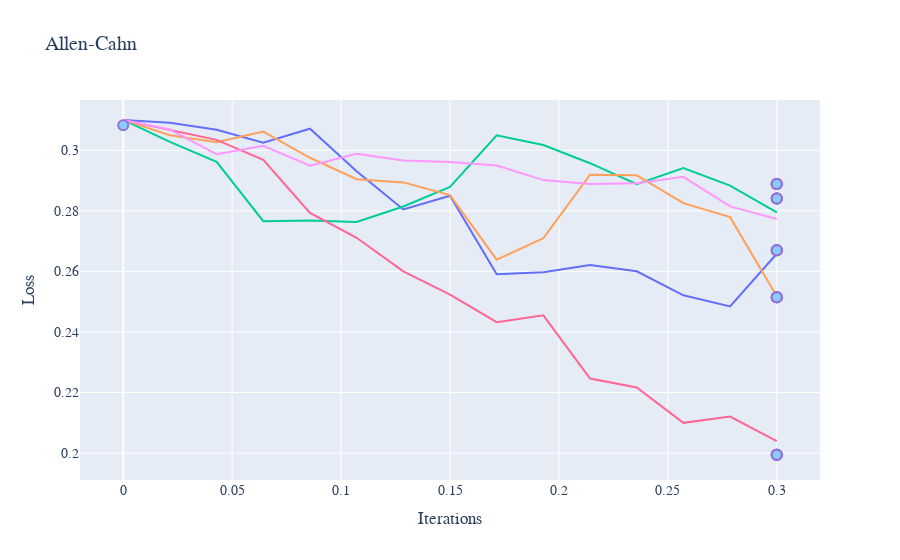

Write notebook code for a chart like this one.
### Code cell
ts = np.linspace(0, 0.3, 15)
fig = make_subplots(rows=1, cols=1)
for j in range(0, num_samples):
    xs = np.array([solver.u(*(Xs[i, j]), ts[i]).item() for i in range(15)])
    fig.add_trace(go.Scatter(x=ts, y=xs, mode='lines', showlegend=False), row=1, col=1)
    fig.add_trace(go.Scatter(x=[0.3]*num_samples, y=final_test_values.flatten(), mode='markers', showlegend=False, marker=dict(
            color='LightSkyBlue',
            size=10,
            line=dict(
                color='MediumPurple',
                width=2
            )
        )), row=1, col=1)
fig.add_trace(go.Scatter(x=[0.0], y=[0.3083], mode='markers', showlegend=False, marker=dict(
            color='LightSkyBlue',
            size=10,
            line=dict(
                color='MediumPurple',
                width=2
            )
        )), row=1, col=1)
fig.update_layout(
    title="Allen-Cahn",
    xaxis_title="Iterations",
    yaxis_title="Loss",
    font=dict(
        family="Courier New, monospace",
        size=14
    )
)
fig.show()

### Figure 1 — Plotly figure (JSON) as saved in the notebook; plotly's stock layout.template omitted (floating-point values rounded to 4 significant figures)
{"data": [{"mode": "lines", "showlegend": false, "type": "scatter", "x": [0, 0.02143, 0.04286, 0.06429, 0.08571, 0.1071, 0.1286, 0.15, 0.1714, 0.1929, 0.2143, 0.2357, 0.2571, 0.2786, 0.3], "xaxis": "x", "y": [0.3101, 0.3091, 0.3068, 0.3025, 0.3072, 0.2931, 0.2805, 0.285, 0.259, 0.2598, 0.2621, 0.2601, 0.2521, 0.2484, 0.2658], "yaxis": "y"}, {"marker": {"color": "LightSkyBlue", "line": {"color": "MediumPurple", "width": 2}, "size": 10}, "mode": "markers", "showlegend": false, "type": "scatter", "x": [0.3, 0.3, 0.3, 0.3, 0.3], "xaxis": "x", "y": [0.267, 0.2841, 0.2515, 0.1994, 0.2889], "yaxis": "y"}, {"mode": "lines", "showlegend": false, "type": "scatter", "x": [0, 0.02143, 0.04286, 0.06429, 0.08571, 0.1071, 0.1286, 0.15, 0.1714, 0.1929, 0.2143, 0.2357, 0.2571, 0.2786, 0.3], "xaxis": "x", "y": [0.3101, 0.3028, 0.2962, 0.2766, 0.2768, 0.2763, 0.2814, 0.288, 0.305, 0.3018, 0.2958, 0.2888, 0.2941, 0.2884, 0.2795], "yaxis": "y"}, {"marker": {"color": "LightSkyBlue", "line": {"color": "MediumPurple", "width": 2}, "size": 10}, "mode": "markers", "showlegend": false, "type": "scatter", "x": [0.3, 0.3, 0.3, 0.3, 0.3], "xaxis": "x", "y": [0.267, 0.2841, 0.2515, 0.1994, 0.2889], "yaxis": "y"}, {"mode": "lines", "showlegend": false, "type": "scatter", "x": [0, 0.02143, 0.04286, 0.06429, 0.08571, 0.1071, 0.1286, 0.15, 0.1714, 0.1929, 0.2143, 0.2357, 0.2571, 0.2786, 0.3], "xaxis": "x", "y": [0.3101, 0.305, 0.3027, 0.3062, 0.2976, 0.2905, 0.2894, 0.2852, 0.2639, 0.271, 0.292, 0.2918, 0.2826, 0.2779, 0.2518], "yaxis": "y"}, {"marker": {"color": "LightSkyBlue", "line": {"color": "MediumPurple", "width": 2}, "size": 10}, "mode": "markers", "showlegend": false, "type": "scatter", "x": [0.3, 0.3, 0.3, 0.3, 0.3], "xaxis": "x", "y": [0.267, 0.2841, 0.2515, 0.1994, 0.2889], "yaxis": "y"}, {"mode": "lines", "showlegend": false, "type": "scatter", "x": [0, 0.02143, 0.04286, 0.06429, 0.08571, 0.1071, 0.1286, 0.15, 0.1714, 0.1929, 0.2143, 0.2357, 0.2571, 0.2786, 0.3], "xaxis": "x", "y": [0.3101, 0.3067, 0.3035, 0.2969, 0.2793, 0.2711, 0.26, 0.2523, 0.2432, 0.2455, 0.2246, 0.2217, 0.21, 0.2121, 0.2039], "yaxis": "y"}, {"marker": {"color": "LightSkyBlue", "line": {"color": "MediumPurple", "width": 2}, "size": 10}, "mode": "markers", "showlegend": false, "type": "scatter", "x": [0.3, 0.3, 0.3, 0.3, 0.3], "xaxis": "x", "y": [0.267, 0.2841, 0.2515, 0.1994, 0.2889], "yaxis": "y"}, {"mode": "lines", "showlegend": false, "type": "scatter", "x": [0, 0.02143, 0.04286, 0.06429, 0.08571, 0.1071, 0.1286, 0.15, 0.1714, 0.1929, 0.2143, 0.2357, 0.2571, 0.2786, 0.3], "xaxis": "x", "y": [0.3101, 0.3069, 0.2987, 0.3015, 0.2949, 0.2989, 0.2966, 0.2962, 0.295, 0.2902, 0.2889, 0.2891, 0.2913, 0.2815, 0.2773], "yaxis": "y"}, {"marker": {"color": "LightSkyBlue", "line": {"color": "MediumPurple", "width": 2}, "size": 10}, "mode": "markers", "showlegend": false, "type": "scatter", "x": [0.3, 0.3, 0.3, 0.3, 0.3], "xaxis": "x", "y": [0.267, 0.2841, 0.2515, 0.1994, 0.2889], "yaxis": "y"}, {"marker": {"color": "LightSkyBlue", "line": {"color": "MediumPurple", "width": 2}, "size": 10}, "mode": "markers", "showlegend": false, "type": "scatter", "x": [0], "xaxis": "x", "y": [0.3083], "yaxis": "y"}], "layout": {"font": {"family": "Courier New, monospace", "size": 14}, "title": {"text": "Allen-Cahn"}, "xaxis": {"anchor": "y", "domain": [0, 1], "title": {"text": "Iterations"}}, "yaxis": {"anchor": "x", "domain": [0, 1], "title": {"text": "Loss"}}}}
